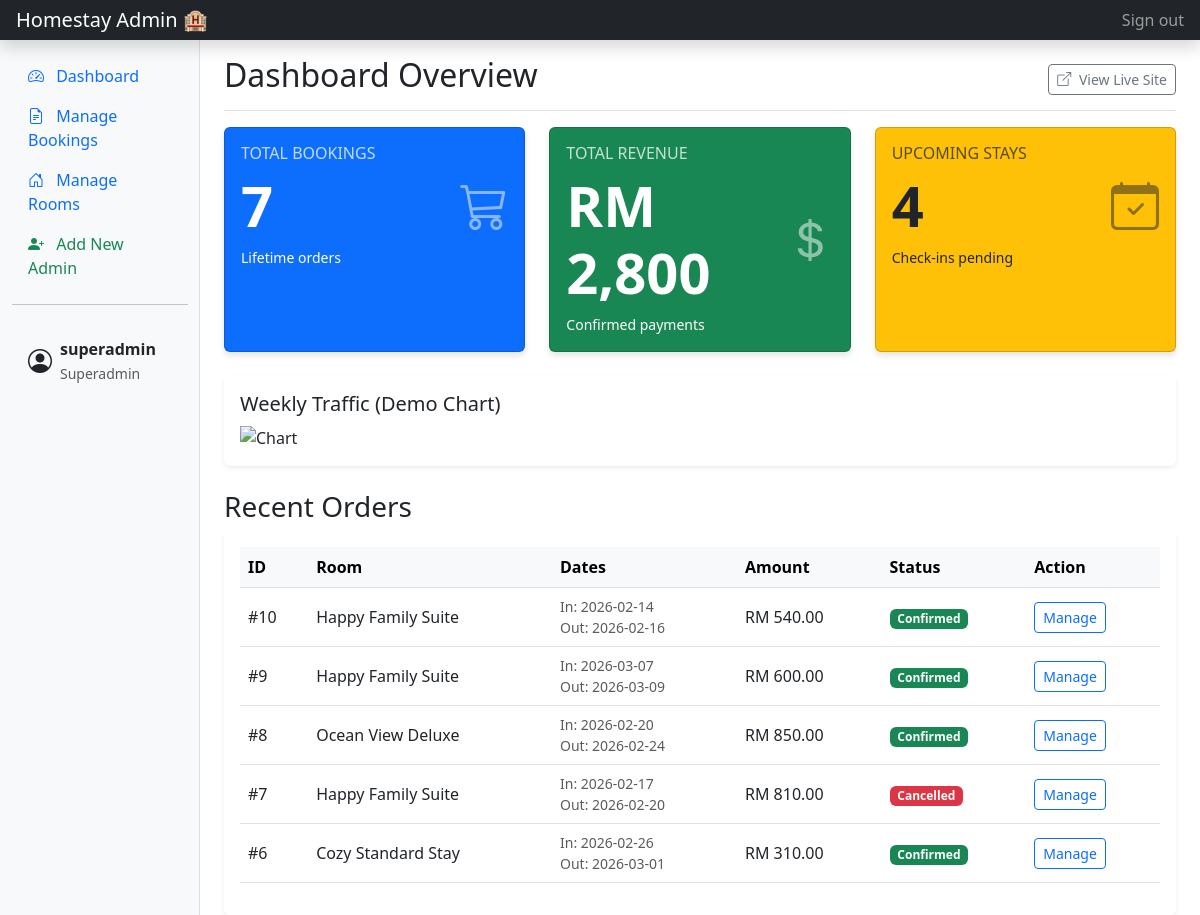
/admin/admin_dashboard.php, run on the app's committed database.
### tables this page shows
CREATE TABLE `bookings` (
  `booking_id` int(11) NOT NULL,
  `user_id` int(11) NOT NULL,
  `room_id` int(11) NOT NULL,
  `check_in_date` date NOT NULL,
  `check_out_date` date NOT NULL,
  `total_price` decimal(10,2) NOT NULL,
  `booking_status` enum('pending','confirmed','cancelled') NOT NULL DEFAULT 'pending',
  `payment_status` enum('unpaid','paid') NOT NULL DEFAULT 'unpaid'
);

CREATE TABLE `rooms` (
  `room_id` int(11) NOT NULL,
  `room_name` varchar(100) NOT NULL,
  `description` text NOT NULL,
  `price_per_night` decimal(10,2) NOT NULL,
  `min_price` decimal(10,2) DEFAULT 0.00,
  `max_price` decimal(10,2) DEFAULT 0.00,
  `facilities` varchar(255) DEFAULT NULL,
  `room_image` varchar(255) DEFAULT NULL
);

### admin/admin_dashboard.php (the view, shortened to what this page needs)
<?php
require_once '../includes/db_connection.php';
$res_count = $conn->query("SELECT COUNT(*) as total FROM bookings");
$total_bookings = $res_count->fetch_assoc()['total'];
$res_revenue = $conn->query("SELECT SUM(total_price) as revenue FROM bookings WHERE booking_status = 'confirmed'");
$total_revenue = $res_revenue->fetch_assoc()['revenue'] ?? 0;
$today = date('Y-m-d');
$res_upcoming = $conn->query("SELECT COUNT(*) as upcoming FROM bookings WHERE booking_status = 'confirmed' AND check_in_date >= '$today'");
$upcoming_bookings = $res_upcoming->fetch_assoc()['upcoming'];
$sql_recent = "SELECT b.*, r.room_name FROM bookings b JOIN rooms r ON b.room_id = r.room_id ORDER BY b.booking_id DESC LIMIT 5";
$recent_orders = $conn->query($sql_recent);
?>
<!doctype html>
<html lang="en">
  <head>
    <link href="https://cdn.jsdelivr.net/npm/bootstrap@5.3.0/dist/css/bootstrap.min.css" rel="stylesheet">
    <link rel="stylesheet" href="https://cdn.jsdelivr.net/npm/bootstrap-icons@1.10.5/font/bootstrap-icons.css">
  </head>
  <body>
    <header class="navbar navbar-dark sticky-top bg-dark flex-md-nowrap p-0 shadow">
      <a class="navbar-brand col-md-3 col-lg-2 me-0 px-3" href="#">Homestay Admin 🏨</a>
      <div class="navbar-nav">
        <div class="nav-item text-nowrap">
          <a class="nav-link px-3" href="../logout.php">Sign out</a>
        </div>
      </div>
    </header>
    <div class="container-fluid">
      <div class="row">
        <nav id="sidebarMenu" class="col-md-3 col-lg-2 d-md-block bg-light sidebar collapse">
          <div class="position-sticky pt-3">
            <ul class="nav flex-column">
              <li class="nav-item">
                <a class="nav-link active" href="admin_dashboard.php">
                  <i class="bi bi-speedometer2 me-2"></i> Dashboard
                </a>
              </li>
              <li class="nav-item">
                <a class="nav-link" href="admin_manage_booking.php">
                  <i class="bi bi-file-earmark-text me-2"></i> Manage Bookings
                </a>
              </li>
              <li class="nav-item">
                <a class="nav-link" href="admin_manage_rooms.php">
                  <i class="bi bi-house-door me-2"></i> Manage Rooms
                </a>
              </li>
              <li class="nav-item">
                <?php if ($_SESSION['role'] === 'superadmin'): ?>
                    <a class="nav-link text-success" href="add_admin.php">
                        <i class="bi bi-person-plus-fill me-2"></i> Add New Admin
                    </a>
                <?php else: ?>
                    <a class="nav-link text-secondary" href="#" data-bs-toggle="modal" data-bs-target="#superAdminModal">
                        <i class="bi bi-lock-fill me-2"></i> Add Admin (Locked)
                    </a>
                <?php endif; ?>
              </li>
            </ul>
            <hr class="my-3">
            <div class="p-3">
                <div class="d-flex align-items-center link-dark text-decoration-none">
                    <i class="bi bi-person-circle fs-4 me-2"></i>
                    <div>
                        <strong><?php echo htmlspecialchars($_SESSION['username']); ?></strong><br>
                        <small class="text-muted"><?php echo ucfirst($_SESSION['role']); ?></small>
                    </div>
                </div>
            </div>
          </div>
        </nav>
        <main class="col-md-9 ms-sm-auto col-lg-10 px-md-4">
          <div class="d-flex justify-content-between flex-wrap flex-md-nowrap align-items-center pt-3 pb-2 mb-3 border-bottom">
            <h1 class="h2">Dashboard Overview</h1>
            <div class="btn-toolbar mb-2 mb-md-0">
               <a href="../index.php" target="_blank" class="btn btn-sm btn-outline-secondary">
                   <i class="bi bi-box-arrow-up-right me-1"></i> View Live Site
               </a>
            </div>
          </div>
          <div class="row g-4 mb-4">
            <div class="col-12 col-md-6 col-lg-4">
                <div class="card bg-primary text-white stat-card h-100">
                <div class="card-body">
                    <div class="d-flex justify-content-between align-items-center">
                        <div>
                            <h6 class="card-title text-uppercase mb-0 opacity-75">Total Bookings</h6>
                            <h2 class="display-4 fw-bold my-2"><?php echo $total_bookings; ?></h2>
                            <p class="card-text small">Lifetime orders</p>
                        </div>
                        <i class="bi bi-cart3" style="font-size: 3rem; opacity: 0.5;"></i>
                    </div>
                </div>
                </div>
            </div>
            <div class="col-12 col-md-6 col-lg-4">
                <div class="card bg-success text-white stat-card h-100">
                    <div class="card-body">
                        <div class="d-flex justify-content-between align-items-center">
                            <div>
                                <h6 class="card-title text-uppercase mb-0 opacity-75">Total Revenue</h6>
                                <h2 class="display-4 fw-bold my-2">RM <?php echo number_format($total_revenue, 0); ?></h2>
                                <p class="card-text small">Confirmed payments</p>
                            </div>
                            <i class="bi bi-currency-dollar" style="font-size: 3rem; opacity: 0.5;"></i>
                        </div>
                    </div>
                </div>
            </div>
            <div class="col-12 col-md-6 col-lg-4">
                <div class="card bg-warning text-dark stat-card h-100">
                    <div class="card-body">
                        <div class="d-flex justify-content-between align-items-center">
                            <div>
                                <h6 class="card-title text-uppercase mb-0 opacity-75">Upcoming Stays</h6>
                                <h2 class="display-4 fw-bold my-2"><?php echo $upcoming_bookings; ?></h2>
                                <p class="card-text small">Check-ins pending</p>
                            </div>
                            <i class="bi bi-calendar-check" style="font-size: 3rem; opacity: 0.5;"></i>
                        </div>
                    </div>
                </div>
            </div>
            <div class="col-12">
                <div class="card border-0 shadow-sm">
                    <div class="card-body">
                        <h5 class="card-title">Weekly Traffic (Demo Chart)</h5>
                        <img src="https://quickchart.io/chart?c={type:'line',data:{labels:['Mon','Tue','Wed','Thu','Fri','Sat','Sun'],datasets:[{label:'Visitors',data:[50,60,70,180,190,200,150],borderColor:'blue',fill:false}]},options:{legend:{display:false}}}" class="img-fluid" style="max-height: 250px; width: 100%; object-fit: contain;" alt="Chart">
                    </div>
                </div>
            </div>
          </div>
          <h3 class="mt-4">Recent Orders</h3>
          <div class="table-responsive bg-white shadow-sm rounded p-3">
            <table class="table table-hover align-middle">
              <thead class="table-light">
                <tr>
                  <th scope="col">ID</th>
                  <th scope="col">Room</th>
                  <th scope="col">Dates</th>
                  <th scope="col">Amount</th>
                  <th scope="col">Status</th>
                  <th scope="col">Action</th>
                </tr>
              </thead>
              <tbody>
                <?php if ($recent_orders->num_rows > 0): ?>
                    <?php while($row = $recent_orders->fetch_assoc()): ?>
                    <tr>
                      <td>#<?php echo $row['booking_id']; ?></td>
                      <td><?php echo htmlspecialchars($row['room_name']); ?></td>
                      <td>
                          <small class="d-block text-muted">In: <?php echo $row['check_in_date']; ?></small>
                          <small class="d-block text-muted">Out: <?php echo $row['check_out_date']; ?></small>
                      </td>
                      <td>RM <?php echo number_format($row['total_price'], 2); ?></td>
                      <td>
                        <?php
                            $badge = ($row['booking_status'] == 'confirmed') ? 'bg-success' : 'bg-secondary';
                            if ($row['booking_status'] == 'cancelled') $badge = 'bg-danger';
                            echo "<span class='badge $badge'>" . ucfirst($row['booking_status']) . "</span>";
                        ?>
                      </td>
                      <td>
                          <a href="admin_manage_booking.php" class="btn btn-sm btn-outline-primary">Manage</a>
                      </td>
                    </tr>
                    <?php endwhile; ?>
                <?php else: ?>
                    <tr><td colspan="6" class="text-center py-3">No orders found.</td></tr>
                <?php endif; ?>
              </tbody>
            </table>
          </div>
        </main>
      </div>
    </div>
  </body>
</html>

### admin/admin_dashboard.php (style rules this page uses)
.sidebar { min-height: 100vh; box-shadow: inset -1px 0 0 rgba(0, 0, 0, .1); }
.stat-card { transition: transform 0.2s; cursor: pointer; box-shadow: 0 4px 6px rgba(0,0,0,0.1); }

### data on the page
bookings: booking_id "10", room.room_name "Happy Family Suite", check_in_date "2026-02-14", check_out_date "2026-02-16", total_price "540.00", booking_status "Confirmed"
bookings: booking_id "9", room.room_name "Happy Family Suite", check_in_date "2026-03-07", check_out_date "2026-03-09", total_price "600.00", booking_status "Confirmed"
bookings: booking_id "8", room.room_name "Ocean View Deluxe", check_in_date "2026-02-20", check_out_date "2026-02-24", total_price "850.00", booking_status "Confirmed"
bookings: booking_id "7", room.room_name "Happy Family Suite", check_in_date "2026-02-17", check_out_date "2026-02-20", total_price "810.00", booking_status "Cancelled"
bookings: booking_id "6", room.room_name "Cozy Standard Stay", check_in_date "2026-02-26", check_out_date "2026-03-01", total_price "310.00", booking_status "Confirmed"

### other printed values
$_SESSION['username'] "superadmin"
$_SESSION['role'] "Superadmin"
$total_bookings "7"
$total_revenue "2,800"
$upcoming_bookings "4"
